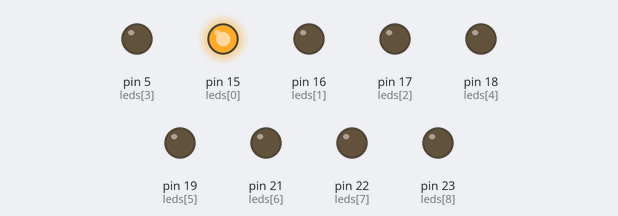
A sketch run on a simulated Arduino Mega 2560, built with avr-gcc and run on an emulated ATmega2560. Shown: output pins drawn as LEDs (lit = HIGH).

Above: at 0.05 s.
At 0.45 s:
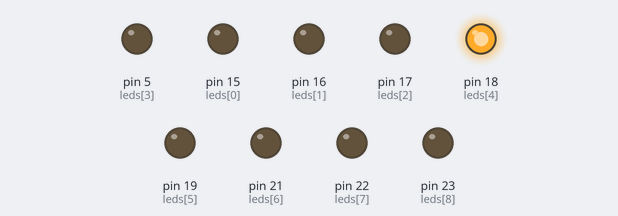
At 0.85 s:
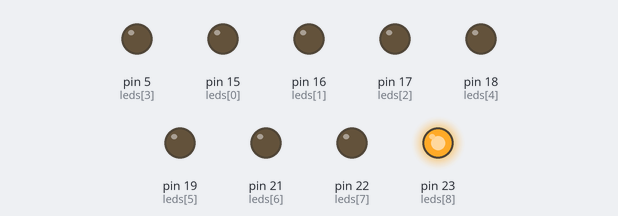
At 1.75 s:
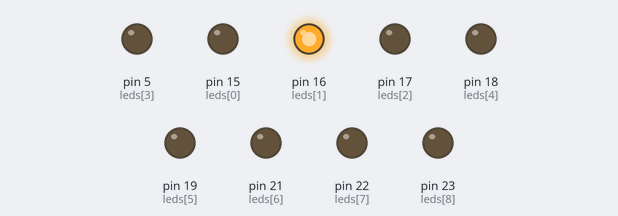
At 2.65 s:
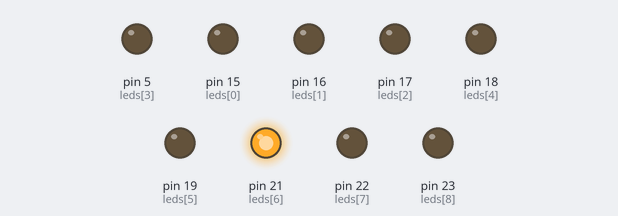
At 3.55 s:
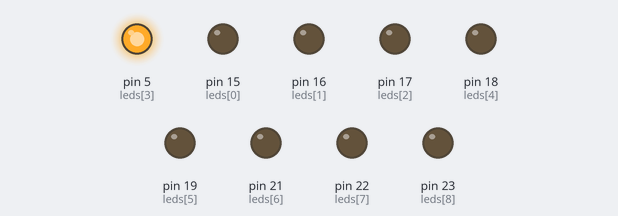
Timing chart, 0 to 3.9 s (numbered marks = the images above):
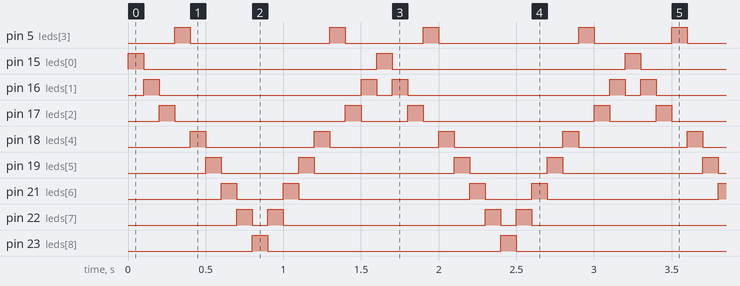

The sketch:

led_blinking.ino
```cpp
const int leds[] = {15, 16,17, 5, 18, 19, 21, 22, 23};
const int ledCount = sizeof(leds) / sizeof(leds[0]);

void setup() {
  for (int i = 0; i < ledCount; i++) {
    pinMode(leds[i], OUTPUT);
  }
}

void loop() {
  for (int i = 0; i < ledCount; i++) {
    digitalWrite(leds[i], HIGH);
    delay(100);
    digitalWrite(leds[i], LOW);
  }

  for (int i = ledCount - 2; i > 0; i--) {
    digitalWrite(leds[i], HIGH);
    delay(100);
    digitalWrite(leds[i], LOW);
  }
}
```

Measured:
- by itself, pin 5 (leds[3]): repeats every 1.6 s: LOW 0.90 s, HIGH 0.10 s, LOW 0.50 s, HIGH 0.10 s
- by itself, pin 15 (leds[0]), pin 23 (leds[8]): alternates HIGH for 0.10 s and LOW for 1.5 s
- by itself, pin 16 (leds[1]): repeats every 1.6 s: LOW 1.3 s, HIGH 0.10 s, LOW 0.10 s, HIGH 0.10 s
- by itself, pin 17 (leds[2]): repeats every 1.6 s: LOW 1.1 s, HIGH 0.10 s, LOW 0.30 s, HIGH 0.10 s
- by itself, pin 18 (leds[4]): alternates HIGH for 0.10 s and LOW for 0.70 s
- by itself, pin 19 (leds[5]): repeats every 1.6 s: LOW 0.50 s, HIGH 0.10 s, LOW 0.90 s, HIGH 0.10 s
- by itself, pin 21 (leds[6]): repeats every 1.6 s: LOW 0.30 s, HIGH 0.10 s, LOW 1.1 s, HIGH 0.10 s
- by itself, pin 22 (leds[7]): repeats every 1.6 s: LOW 0.10 s, HIGH 0.10 s, LOW 1.3 s, HIGH 0.10 s
